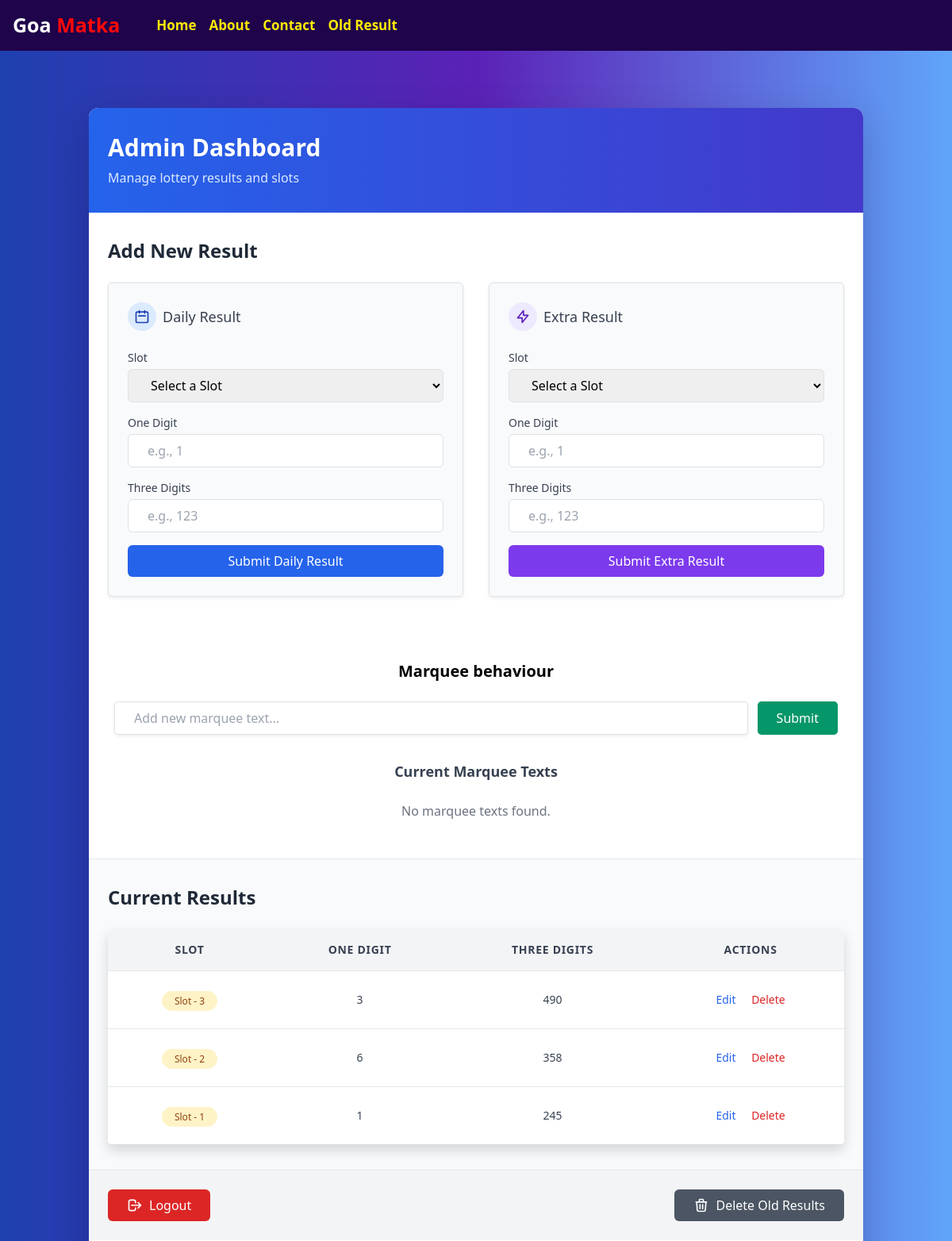
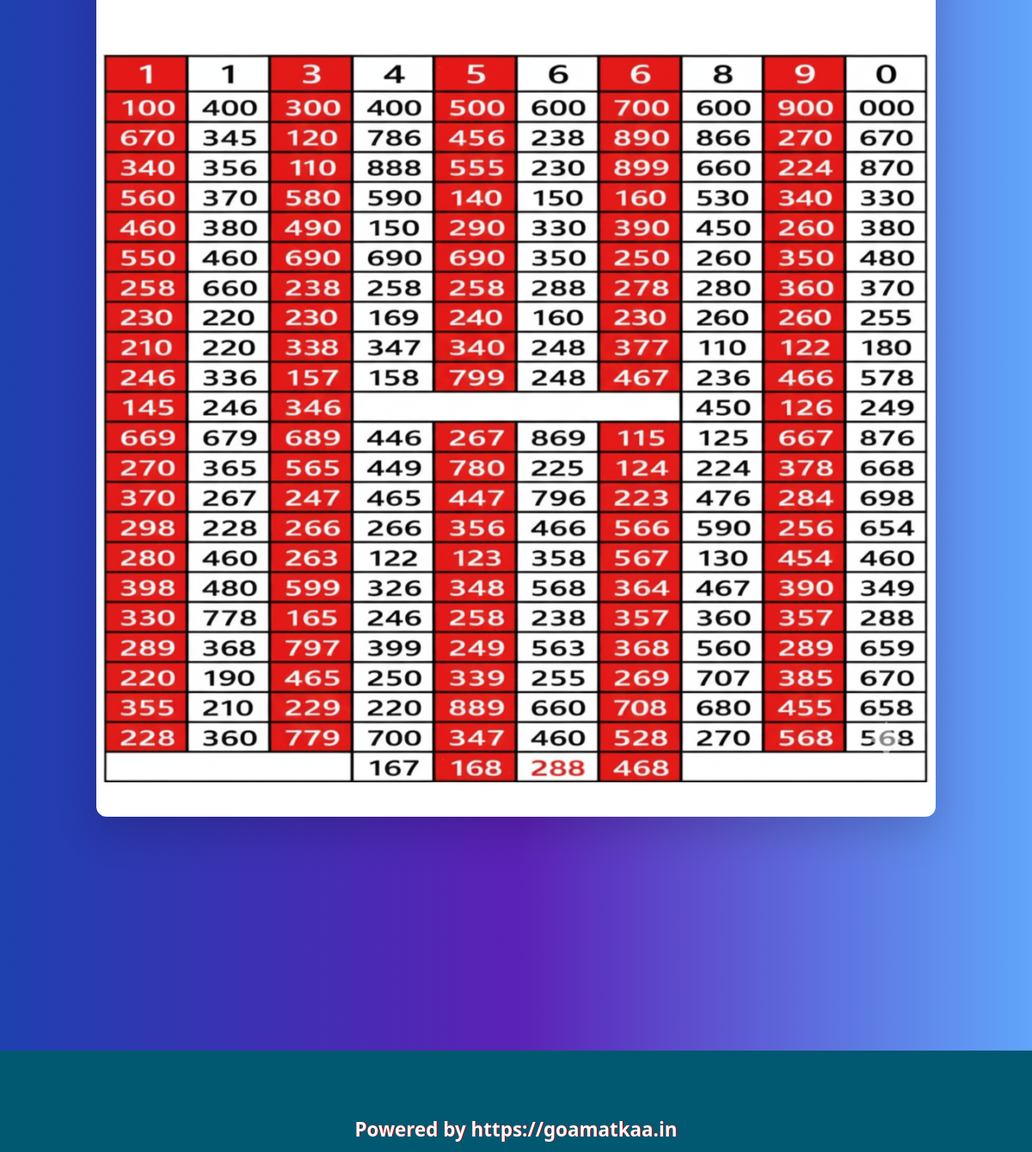
/admin (signed in), run on the app's committed database (2 pictures, top to bottom).
### app.py (models this page shows)
class Result(db.Model):
    __tablename__ = "results"
    id = db.Column(db.Integer, primary_key=True)
    slot_1_1 = db.Column(db.String(1), nullable=True)
    slot_1_3 = db.Column(db.String(3), nullable=True)
    slot_2_1 = db.Column(db.String(1), nullable=True)
    slot_2_3 = db.Column(db.String(3), nullable=True)
    slot_3_1 = db.Column(db.String(1), nullable=True)
    slot_3_3 = db.Column(db.String(3), nullable=True)
    slot_4_1 = db.Column(db.String(1), nullable=True)
    slot_4_3 = db.Column(db.String(3), nullable=True)
    slot_5_1 = db.Column(db.String(1), nullable=True)
    slot_5_3 = db.Column(db.String(3), nullable=True)
    slot_6_1 = db.Column(db.String(1), nullable=True)
    slot_6_3 = db.Column(db.String(3), nullable=True)
    slot_7_1 = db.Column(db.String(1), nullable=True)
    slot_7_3 = db.Column(db.String(3), nullable=True)
    slot_8_1 = db.Column(db.String(1), nullable=True)
    slot_8_3 = db.Column(db.String(3), nullable=True)
    slot_9_1 = db.Column(db.String(1), nullable=True)
    slot_9_3 = db.Column(db.String(3), nullable=True)
    slot_10_1 = db.Column(db.String(1), nullable=True)
    slot_10_3 = db.Column(db.String(3), nullable=True)
    date = db.Column(db.String(30), nullable=False)

### app.py (the view, shortened to what this page needs)
@app.route("/admin", methods=["GET", "POST"])
def admin():
    if 'admin' not in session:
        return redirect(url_for('admin_auth'))
    now = datetime.now(timezone("Asia/Kolkata"))
    currentday = now.strftime('%d-%b-%Y(%a)')
    daily_data = Result.query.filter_by(date=currentday).first()
    daily_extra = Extra.query.filter_by(date=currentday).first()
    marquee_texts = MarqueeText.query.all()
    return render_template(
        'admin.html',
        daily_data=daily_data,
        daily_extra=daily_extra,
        marquee_texts=marquee_texts,
        title="Admin Panel"
    )

### templates/admin.html (shortened to what this page needs)
{% extends 'layout.html' %}
{% block body %}
<link href="https://cdn.jsdelivr.net/npm/tailwindcss@2.2.19/dist/tailwind.min.css" rel="stylesheet">
<body class="min-h-screen bg-gradient-to-r from-blue-800 via-purple-800 to-blue-400">
  <div class="container mx-auto px-4  py-8 mb-60 mt-10">
    <div class="w-full mx-auto bg-white rounded-xl shadow-lg overflow-hidden">
      <div class="bg-gradient-to-r from-blue-600 to-indigo-700 px-6 py-8 text-white">
        <h1 class="text-3xl font-bold mb-2">Admin Dashboard</h1>
        <p class="text-blue-100">Manage lottery results and slots</p>
      </div>
      <div class="px-6 py-8">
        <h2 class="text-2xl font-semibold text-gray-800 mb-6">Add New Result</h2>
        <div class="grid grid-cols-1 md:grid-cols-2 gap-8">
          <div class="bg-gray-50 p-6 rounded-lg shadow-sm border border-gray-200">
            <h3 class="text-lg font-medium text-gray-700 mb-4 flex items-center">
              <span class="bg-blue-100 text-blue-800 rounded-full p-2 mr-2">
                <svg xmlns="http://www.w3.org/2000/svg" class="h-5 w-5" fill="none" viewBox="0 0 24 24" stroke="currentColor">
                  <path stroke-linecap="round" stroke-linejoin="round" stroke-width="2" d="M8 7V3m8 4V3m-9 8h10M5 21h14a2 2 0 002-2V7a2 2 0 00-2-2H5a2 2 0 00-2 2v12a2 2 0 002 2z" />
                </svg>
              </span>
              Daily Result
            </h3>
            <form action="/add" method="post" class="space-y-4">
              <div>
                <label class="block text-sm font-medium text-gray-700 mb-1">Slot</label>
                <select name="slots" id="slots" required class="w-full px-4 py-2 border border-gray-300 rounded-md focus:ring-2 focus:ring-blue-500 focus:border-blue-500 text-black">
                  <option disabled selected>Select a Slot</option>
                </select>
              </div>
              <div>
                <label class="block text-sm font-medium text-gray-700 mb-1 text-black">One Digit</label>
                <input type="number" name="one_digit" placeholder="e.g., 1"
                 class="w-full px-4 py-2 border border-gray-300 rounded-md focus:ring-2 focus:ring-blue-500 focus:border-blue-500 text-black" min="0" max="9" required>
              </div>
              <div>
                <label class="block text-sm font-medium text-gray-700 mb-1 text-black">Three Digits</label>
                <input type="number" name="three_digit" placeholder="e.g., 123"
                class="w-full px-4 py-2 border border-gray-300 rounded-md focus:ring-2 focus:ring-blue-500 focus:border-blue-500 text-black" min="0" max="999" required>
              </div>
              <button type="submit" class="w-full bg-blue-600 hover:bg-blue-700 text-white font-medium py-2 px-4 rounded-md transition duration-300 ease-in-out transform hover:scale-105">
                Submit Daily Result
              </button>
            </form>
          </div>
          <div class="bg-gray-50 p-6 rounded-lg shadow-sm border border-gray-200">
            <h3 class="text-lg font-medium text-gray-700 mb-4 flex items-center">
              <span class="bg-purple-100 text-purple-800 rounded-full p-2 mr-2">
                <svg xmlns="http://www.w3.org/2000/svg" class="h-5 w-5" fill="none" viewBox="0 0 24 24" stroke="currentColor">
                  <path stroke-linecap="round" stroke-linejoin="round" stroke-width="2" d="M13 10V3L4 14h7v7l9-11h-7z" />
                </svg>
              </span>
              Extra Result
            </h3>
            <form action="/add_extra" method="post" class="space-y-4">
              <div>
                <label class="block text-sm font-medium text-gray-700 mb-1">Slot</label>
                <select name="slots" id="slots" required class="w-full px-4 py-2 text-black border border-gray-300 rounded-md focus:ring-2 focus:ring-blue-500 focus:border-blue-500">
                  <option disabled selected>Select a Slot</option>
                </select>
              </div>
              <div>
                <label class="block text-sm font-medium text-gray-700 mb-1">One Digit</label>
                <input type="number" name="one_digit" placeholder="e.g., 1"
                class="w-full px-4 py-2 border border-gray-300 rounded-md focus:ring-2 focus:ring-blue-500 focus:border-blue-500 text-black" min="0" max="9" required>
              </div>
              <div>
                <label class="block text-sm font-medium text-gray-700 mb-1">Three Digits</label>
                <input type="number" name="three_digit" placeholder="e.g., 123"
                class="w-full px-4 py-2 border border-gray-300 rounded-md focus:ring-2 focus:ring-blue-500 focus:border-blue-500 text-black" min="0" max="999" required>
              </div>
              <button type="submit" class="w-full bg-purple-600 hover:bg-purple-700 text-white font-medium py-2 px-4 rounded-md transition duration-300 ease-in-out transform hover:scale-105">
                Submit Extra Result
              </button>
            </form>
          </div>
        </div>
      </div>
<div class=" justify-center mt-5 mb-10 ml-2 mr-2 gap-4">
<h2 class="text-black text-center font-bold text-xl">Marquee behaviour</h2>
<form action="{{ url_for('admin') }}" method="post"
      class="flex flex-col sm:flex-row gap-3 p-6">
  <input
    type="text"
    name="marquee_text"
    placeholder="Add new marquee text..."
    required
    class="flex-1 px-4 py-2 border rounded-lg shadow-sm focus:outline-none focus:ring-2 focus:ring-blue-500"
  />
  <button
    type="submit"
    class="bg-green-600 text-white px-4 py-2 rounded-lg hover:bg-green-700 transition"
  >
    Submit
  </button>
</form>
<div class="flex-1 px-4 py-2 text-center">
  <h3 class="text-lg font-bold text-gray-700 mb-4">Current Marquee Texts</h3>
<div class="space-y-3">
  {% for item in marquee_texts %}
  <div class="flex items-center justify-between bg-white p-3 rounded-md shadow-sm border border-gray-200">
    <div class="flex-1 overflow-x-auto">
      <span class="whitespace-nowrap font-medium
        {{ 'text-green-600' if item.is_active else 'text-red-600' }}">
        {{ item.text }}
      </span>
      <span class="ml-2 px-2 py-0.5 text-xs rounded-full
        {{ 'bg-green-100 text-green-700' if item.is_active else 'bg-red-100 text-red-700' }}">
        {{ 'Active' if item.is_active else 'Inactive' }}
      </span>
    </div>
    <div class="flex-shrink-0 flex gap-3 ml-3">
      <a href="{{ url_for('edit_marquee', id=item.id) }}"
         class="text-blue-600 hover:text-blue-800 font-medium">Edit</a>
      <a href="{{ url_for('delete_marquee', id=item.id) }}"
         class="text-red-600 hover:text-red-800 font-medium"
         onclick="return confirm('Are you sure you want to delete this marquee text?');">Delete</a>
    </div>
  </div>
  {% else %}
  <p class="text-gray-500">No marquee texts found.</p>
  {% endfor %}
</div>
</div>
</div>
      <div class="px-6 py-8 bg-gray-50 border-t border-gray-200 no-underline">
        <h2 class="text-2xl font-semibold text-gray-800 mb-6">Current Results</h2>
        <div class="overflow-x-auto rounded-lg shadow ">
          <table class="min-w-full divide-y divide-gray-200 bg-white text-center">
            <thead class="bg-gray-100">
              <tr>
                <th class="px-6 py-3  text-sm font-bold  text-gray-700 uppercase tracking-wider text-black">Slot</th>
                <th class="px-6 py-3 text-sm font-bold text-gray-700 uppercase tracking-wider">One Digit</th>
                <th class="px-6 py-3  text-sm font-bold text-gray-700 uppercase tracking-wider">Three Digits</th>
                <th class="px-6 py-3  text-sm font-bold text-gray-700 uppercase tracking-wider">Actions</th>
              </tr>
            </thead>
            <tbody class="bg-white divide-y divide-gray-200 ">
              {% if daily_data.slot_3_1 %}
              <tr class="hover:bg-gray-50 transition-colors duration-150">
                <td class="px-6 py-4 whitespace-nowrap">
                  <span class="px-3 py-1 text-xs font-medium bg-yellow-100 text-yellow-800 rounded-full">Slot - 3</span>
                </td>
                <td class="px-6 py-4 whitespace-nowrap text-sm text-gray-700">{{daily_data.slot_3_1}}</td>
                <td class="px-6 py-4 whitespace-nowrap text-sm text-gray-700">{{daily_data.slot_3_3}}</td>
                <td class="px-6 py-4 whitespace-nowrap text-sm font-medium">
                  <a href="/update/3" class="text-blue-600 hover:text-blue-900 mr-3">Edit</a>
                  <a href="/delete/3" class="text-red-600 hover:text-red-900">Delete</a>
                </td>
              </tr>
              {% endif %}
              {% if daily_data.slot_2_1 %}
              <tr class="hover:bg-gray-50 transition-colors duration-150">
                <td class="px-6 py-4 whitespace-nowrap">
                  <span class="px-3 py-1 text-xs font-medium bg-yellow-100 text-yellow-800 rounded-full">Slot - 2</span>
                </td>
                <td class="px-6 py-4 whitespace-nowrap text-sm text-gray-700">{{daily_data.slot_2_1}}</td>
                <td class="px-6 py-4 whitespace-nowrap text-sm text-gray-700">{{daily_data.slot_2_3}}</td>
                <td class="px-6 py-4 whitespace-nowrap text-sm font-medium">
                  <a href="/update/2" class="text-blue-600 hover:text-blue-900 mr-3">Edit</a>
                  <a href="/delete/2" class="text-red-600 hover:text-red-900">Delete</a>
                </td>
              </tr>
              {% endif %}
              {% if daily_data.slot_1_1 %}
              <tr class="hover:bg-gray-50 transition-colors duration-150">
                <td class="px-6 py-4 whitespace-nowrap">
                  <span class="px-3 py-1 text-xs font-medium bg-yellow-100 text-yellow-800 rounded-full">Slot - 1</span>
                </td>
                <td class="px-6 py-4 whitespace-nowrap text-sm text-gray-700">{{daily_data.slot_1_1}}</td>
                <td class="px-6 py-4 whitespace-nowrap text-sm text-gray-700">{{daily_data.slot_1_3}}</td>
                <td class="px-6 py-4 whitespace-nowrap text-sm font-medium">
                  <a href="/update/1" class="text-blue-600 hover:text-blue-900 mr-3">Edit</a>
                  <a href="/delete/1" class="text-red-600 hover:text-red-900">Delete</a>
                </td>
              </tr>
              {% endif %}
            </tbody>
          </table>
        </div>
      </div>
      <div class="px-6 py-6 bg-gray-100 border-t border-gray-200 flex flex-col sm:flex-row justify-between items-center space-y-4 sm:space-y-0">
        <a href="/admin_logout" class="px-6 py-2 bg-red-600 hover:bg-red-700 text-white font-medium rounded-md transition duration-300 flex items-center justify-center no-underline hover:no-underline">
          <svg xmlns="http://www.w3.org/2000/svg" class="h-5 w-5 mr-2" fill="none" viewBox="0 0 24 24" stroke="currentColor">
            <path stroke-linecap="round" stroke-linejoin="round" stroke-width="2" d="M17 16l4-4m0 0l-4-4m4 4H7m6 4v1a3 3 0 01-3 3H6a3 3 0 01-3-3V7a3 3 0 013-3h4a3 3 0 013 3v1" />
          </svg>
          Logout
        </a>
        <a href="/delete_old_results" class="px-6 py-2 bg-gray-600 hover:bg-gray-700 text-white font-medium rounded-md transition duration-300 flex items-center justify-center hover:no-underline">
          Delete Old Results
        </a>
      </div>
<div class="flex justify-center mt-10 mb-10 ml-2 mr-2">
  <img src="/static/result-chart.png" alt="" class="w-30 h-auto mt-6 mx-auto " />
</div>
    </div>
  </div>
</body>
{% endblock body %}

### static/css/index.css (style rules this page uses)
.text-center { text-align: center; }
* { margin: 0; padding: 0; box-sizing: border-box; }

### static/css/all.css (style rules this page uses)
html { scroll-behavior: smooth; }

### static/css/login.css (style rules this page uses)
:root { --bg-offset-x: 20%; --bg-offset-y: 25%; }

### static/css/about.css (style rules this page uses)
:root { --header-height: 3.5rem; --first-color: hsl(14, 98%, 50%); --black-color: hsl(0, 0%, 0%); --black-color-light: hsl(0, 0%, 40%); --white-color: hsl(0, 0%, 95%); --title-color: hsl(0, 0%, 0%); --text-color: hsl(0, 0%, 35%); --text-color-light: hsl(0, 0%, 64%); --body-color: hsl(0, 0%, 87%); --container-color: hsl(50, 85%, 30%); --body-font: "Bai Jamjuree", sans-serif; --biggest-font-size: 2.5rem; --h1-font-size: 1.75rem; --h2-font-size: 1.25rem; --h3-font-size: 1.125rem; --normal-font-size: 0.938rem; --small-font-size: 0.813rem; --smaller-font-size: 0.75rem; --font-regular: 400; --font-medium: 500; --font-semi-bold: 600; --font-bold: 700; --z-tooltip: 10; --z-fixed: 100; }
@media screen and (min-width: 1150px) { :root { --biggest-font-size: 4.5rem; --h1-font-size: 3rem; --h2-font-size: 1.5rem; --h3-font-size: 1.25rem; --normal-font-size: 1rem; --small-font-size: 0.875rem; --smaller-font-size: 0.813rem; } }
* { box-sizing: border-box; padding: 0; margin: 0; }
.grid { display: grid; gap: 1.5rem; }
@media screen and (min-width: 1150px) { .container { margin-inline: auto; } }

### static/css/hero.css (style rules this page uses)
.bg-white { background-color: #FAFAFA; }
body { color: #fff; }
:root { --theme-color: #B7256E; --theme-one: #FFC827 ; --theme-two: #99754566; --primary-color: #FFC827; --section-bg: #0C1924; --section-bg-two: #35082B; --button-color: #1fb5ac; --secoundary-color: #636363; --paragraph-color: #707070; --background-color: #020C15; --white-color: #fff; --black-color: #000000; --border-color: rgb(240, 240, 240); --ratting-color: #ffd247; }
.bg-white { background: var(--white-color); }

### data on the page
Result: slot_3_1 "3", slot_3_3 "490", slot_2_1 "6", slot_2_3 "358", slot_1_1 "1", slot_1_3 "245"
